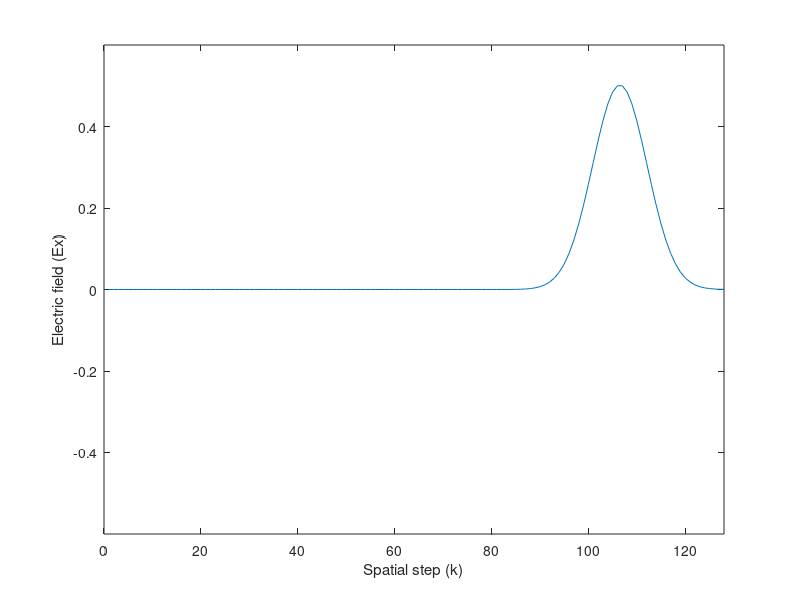

Recreate this plot in MATLAB.
% Simulation parameters.
SIZE = 128; % No. of spatial steps
MaxTime = SIZE; % No. of time steps
PulseWidth = SIZE/4; % Controls width of Gaussian Pulse
td = PulseWidth; % Temporal delay in pulse.
imp0 = 377.0; % Impedence of free space
source = 10; % Location of source

% Constants.
c = 3e8;
pi = 3.141592654;
e0 = (1e-9)/(36*pi);
u0 = (1e-7)*4*pi;

dt = 1e-12;
dz = 3e-4;
Sc = c * dt/dz

% Initialization.
Ex = zeros ( SIZE, MaxTime ); % x-component of E-field
Hy = zeros ( SIZE, MaxTime ); % y-component of H-field
PLOT1(1) = 0; % Data for plotting.

% Outer loop for time-stepping.
tic
for q = 2:MaxTime
    % Calculation of Hy using update difference equation for Hy. This is time step q.
    Hy(1:SIZE-1,q) = Hy(1:SIZE-1,q-1) + ( ( Ex(1:SIZE-1,q-1) - Ex(2:SIZE,q-1) ) * dt/(u0*dz) );
    % ABC for H at SIZE.
    Hy(SIZE,q) = Hy(SIZE-1,q-1) + (Sc-1)/(Sc+1)*(Hy(SIZE-1,q) - Hy(SIZE,q-1) );
    
    % Calculation of Ex using updated difference equation for Ex. This is time step q+1/2.
    Ex(2:SIZE,q) = Ex(2:SIZE, q-1) + ( dt/(e0*dz)*(Hy(1:SIZE-1, q) - Hy(2:SIZE, q)) );
    % ABC for E at 1.
    Ex(1,q) = Ex(2,q-1) + (Sc-1)/(Sc+1)*(Ex(2,q) - Ex(2,q-1));
    
    % Activating a plane-wave source.
    Ex(source,q) = Ex(source,q) + exp( -1*((q-td)/(PulseWidth/4))^2 ) * Sc;
end
toc
% Simulation animation.
for i=1:MaxTime
    figure (2)
    plot ( Ex(:,i) )
    axis([0 SIZE -0.6 0.6])
    xlabel('Spatial step (k)')
    ylabel('Electric field (Ex)')
end